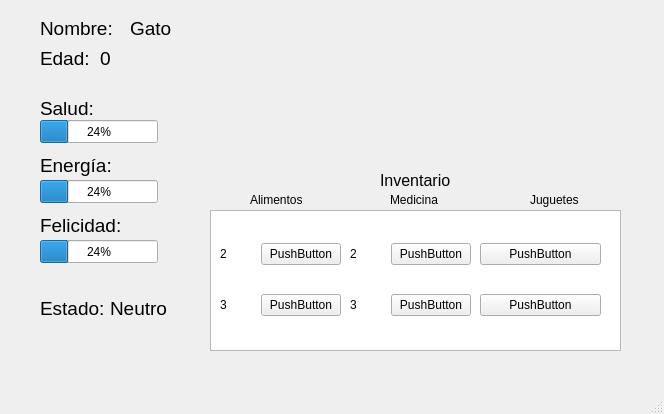
<?xml version="1.0" encoding="UTF-8"?>
<ui version="4.0">
 <class>MainWindow</class>
 <widget class="QMainWindow" name="MainWindow">
  <property name="geometry">
   <rect>
    <x>0</x>
    <y>0</y>
    <width>664</width>
    <height>414</height>
   </rect>
  </property>
  <property name="windowTitle">
   <string>MainWindow</string>
  </property>
  <widget class="QWidget" name="centralwidget">
   <widget class="QLabel" name="pet_img">
    <property name="geometry">
     <rect>
      <x>350</x>
      <y>10</y>
      <width>131</width>
      <height>161</height>
     </rect>
    </property>
    <property name="text">
     <string/>
    </property>
    <property name="pixmap">
     <pixmap resource="build/Desktop-Debug/qmake_qmake_immediate.qrc">:/img/chatbot_gato.png</pixmap>
    </property>
    <property name="scaledContents">
     <bool>true</bool>
    </property>
   </widget>
   <widget class="QLabel" name="label_2">
    <property name="geometry">
     <rect>
      <x>40</x>
      <y>20</y>
      <width>81</width>
      <height>16</height>
     </rect>
    </property>
    <property name="font">
     <font>
      <pointsize>14</pointsize>
     </font>
    </property>
    <property name="text">
     <string>Nombre:</string>
    </property>
   </widget>
   <widget class="QLabel" name="label_3">
    <property name="geometry">
     <rect>
      <x>40</x>
      <y>50</y>
      <width>51</width>
      <height>16</height>
     </rect>
    </property>
    <property name="font">
     <font>
      <pointsize>14</pointsize>
     </font>
    </property>
    <property name="text">
     <string>Edad:</string>
    </property>
   </widget>
   <widget class="QLabel" name="label_4">
    <property name="geometry">
     <rect>
      <x>40</x>
      <y>100</y>
      <width>61</width>
      <height>16</height>
     </rect>
    </property>
    <property name="font">
     <font>
      <pointsize>14</pointsize>
     </font>
    </property>
    <property name="text">
     <string>Salud:</string>
    </property>
   </widget>
   <widget class="QLabel" name="label_5">
    <property name="geometry">
     <rect>
      <x>40</x>
      <y>150</y>
      <width>71</width>
      <height>31</height>
     </rect>
    </property>
    <property name="font">
     <font>
      <pointsize>14</pointsize>
     </font>
    </property>
    <property name="text">
     <string>Energía:</string>
    </property>
   </widget>
   <widget class="QLabel" name="label_6">
    <property name="geometry">
     <rect>
      <x>40</x>
      <y>210</y>
      <width>81</width>
      <height>31</height>
     </rect>
    </property>
    <property name="font">
     <font>
      <pointsize>14</pointsize>
     </font>
    </property>
    <property name="text">
     <string>Felicidad:</string>
    </property>
   </widget>
   <widget class="QProgressBar" name="progressBarSalud">
    <property name="geometry">
     <rect>
      <x>40</x>
      <y>120</y>
      <width>118</width>
      <height>23</height>
     </rect>
    </property>
    <property name="value">
     <number>24</number>
    </property>
   </widget>
   <widget class="QProgressBar" name="progressBarEnergia">
    <property name="geometry">
     <rect>
      <x>40</x>
      <y>180</y>
      <width>118</width>
      <height>23</height>
     </rect>
    </property>
    <property name="value">
     <number>24</number>
    </property>
   </widget>
   <widget class="QProgressBar" name="progressBarFelicidad">
    <property name="geometry">
     <rect>
      <x>40</x>
      <y>240</y>
      <width>118</width>
      <height>23</height>
     </rect>
    </property>
    <property name="value">
     <number>24</number>
    </property>
   </widget>
   <widget class="QLabel" name="label_7">
    <property name="geometry">
     <rect>
      <x>40</x>
      <y>300</y>
      <width>71</width>
      <height>16</height>
     </rect>
    </property>
    <property name="font">
     <font>
      <pointsize>14</pointsize>
     </font>
    </property>
    <property name="text">
     <string>Estado:</string>
    </property>
   </widget>
   <widget class="QLabel" name="estado">
    <property name="geometry">
     <rect>
      <x>110</x>
      <y>300</y>
      <width>121</width>
      <height>16</height>
     </rect>
    </property>
    <property name="font">
     <font>
      <pointsize>14</pointsize>
     </font>
    </property>
    <property name="text">
     <string>Neutro</string>
    </property>
   </widget>
   <widget class="QLabel" name="edad">
    <property name="geometry">
     <rect>
      <x>100</x>
      <y>50</y>
      <width>81</width>
      <height>16</height>
     </rect>
    </property>
    <property name="font">
     <font>
      <pointsize>14</pointsize>
     </font>
    </property>
    <property name="text">
     <string>0</string>
    </property>
   </widget>
   <widget class="QLabel" name="nombre">
    <property name="geometry">
     <rect>
      <x>130</x>
      <y>20</y>
      <width>161</width>
      <height>16</height>
     </rect>
    </property>
    <property name="font">
     <font>
      <pointsize>14</pointsize>
     </font>
    </property>
    <property name="text">
     <string>Gato</string>
    </property>
   </widget>
   <widget class="QColumnView" name="columnView">
    <property name="geometry">
     <rect>
      <x>210</x>
      <y>210</y>
      <width>411</width>
      <height>141</height>
     </rect>
    </property>
   </widget>
   <widget class="QWidget" name="gridLayoutWidget">
    <property name="geometry">
     <rect>
      <x>220</x>
      <y>220</y>
      <width>121</width>
      <height>121</height>
     </rect>
    </property>
    <layout class="QGridLayout" name="GridAlimentos">
     <item row="1" column="1">
      <widget class="QPushButton" name="foodButton2">
       <property name="text">
        <string>PushButton</string>
       </property>
      </widget>
     </item>
     <item row="0" column="1">
      <widget class="QPushButton" name="foodButton1">
       <property name="text">
        <string>PushButton</string>
       </property>
      </widget>
     </item>
     <item row="0" column="0">
      <widget class="QLabel" name="food_count1">
       <property name="text">
        <string>2</string>
       </property>
      </widget>
     </item>
     <item row="1" column="0">
      <widget class="QLabel" name="food_count2">
       <property name="text">
        <string>3</string>
       </property>
      </widget>
     </item>
    </layout>
   </widget>
   <widget class="QWidget" name="gridLayoutWidget_2">
    <property name="geometry">
     <rect>
      <x>350</x>
      <y>220</y>
      <width>121</width>
      <height>121</height>
     </rect>
    </property>
    <layout class="QGridLayout" name="GridMedicina">
     <item row="1" column="1">
      <widget class="QPushButton" name="medButton_2">
       <property name="text">
        <string>PushButton</string>
       </property>
      </widget>
     </item>
     <item row="0" column="1">
      <widget class="QPushButton" name="medButton_1">
       <property name="text">
        <string>PushButton</string>
       </property>
      </widget>
     </item>
     <item row="0" column="0">
      <widget class="QLabel" name="med_count1">
       <property name="text">
        <string>2</string>
       </property>
      </widget>
     </item>
     <item row="1" column="0">
      <widget class="QLabel" name="med_count2">
       <property name="text">
        <string>3</string>
       </property>
      </widget>
     </item>
    </layout>
   </widget>
   <widget class="QWidget" name="gridLayoutWidget_3">
    <property name="geometry">
     <rect>
      <x>480</x>
      <y>220</y>
      <width>121</width>
      <height>121</height>
     </rect>
    </property>
    <layout class="QGridLayout" name="GridJuguetes">
     <item row="1" column="0">
      <widget class="QPushButton" name="itmBtn_2">
       <property name="text">
        <string>PushButton</string>
       </property>
      </widget>
     </item>
     <item row="0" column="0">
      <widget class="QPushButton" name="itmBtn_1">
       <property name="text">
        <string>PushButton</string>
       </property>
      </widget>
     </item>
    </layout>
   </widget>
   <widget class="QLabel" name="label_15">
    <property name="geometry">
     <rect>
      <x>530</x>
      <y>190</y>
      <width>54</width>
      <height>20</height>
     </rect>
    </property>
    <property name="text">
     <string>Juguetes</string>
    </property>
   </widget>
   <widget class="QLabel" name="label_16">
    <property name="geometry">
     <rect>
      <x>390</x>
      <y>190</y>
      <width>54</width>
      <height>20</height>
     </rect>
    </property>
    <property name="text">
     <string>Medicina</string>
    </property>
   </widget>
   <widget class="QLabel" name="label_17">
    <property name="geometry">
     <rect>
      <x>250</x>
      <y>190</y>
      <width>61</width>
      <height>20</height>
     </rect>
    </property>
    <property name="text">
     <string>Alimentos</string>
    </property>
   </widget>
   <widget class="QLabel" name="label_18">
    <property name="geometry">
     <rect>
      <x>380</x>
      <y>170</y>
      <width>81</width>
      <height>20</height>
     </rect>
    </property>
    <property name="font">
     <font>
      <pointsize>12</pointsize>
     </font>
    </property>
    <property name="text">
     <string>Inventario</string>
    </property>
   </widget>
  </widget>
  <widget class="QMenuBar" name="menubar">
   <property name="geometry">
    <rect>
     <x>0</x>
     <y>0</y>
     <width>664</width>
     <height>22</height>
    </rect>
   </property>
  </widget>
  <widget class="QStatusBar" name="statusbar"/>
 </widget>
 <resources>
  <include location="build/Desktop-Debug/qmake_qmake_immediate.qrc"/>
 </resources>
 <connections/>
</ui>
